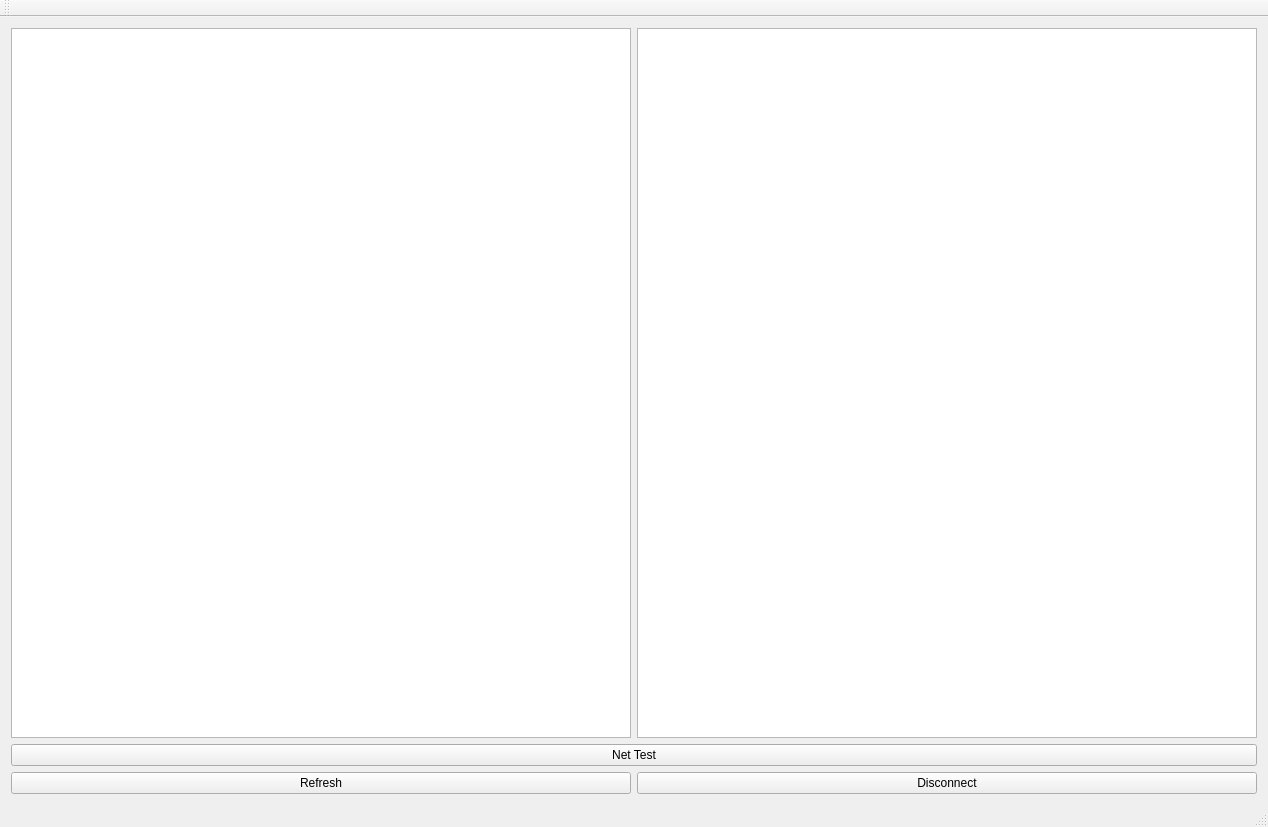
<?xml version="1.0" encoding="UTF-8"?>
<ui version="4.0">
 <class>MainWindow</class>
 <widget class="QMainWindow" name="MainWindow">
  <property name="geometry">
   <rect>
    <x>0</x>
    <y>0</y>
    <width>1268</width>
    <height>827</height>
   </rect>
  </property>
  <property name="windowTitle">
   <string>MainWindow</string>
  </property>
  <widget class="QWidget" name="centralWidget">
   <layout class="QGridLayout" name="gridLayout">
    <item row="0" column="1">
     <widget class="QListWidget" name="ClientName"/>
    </item>
    <item row="0" column="0">
     <widget class="QListWidget" name="MessageView"/>
    </item>
    <item row="2" column="1">
     <widget class="QPushButton" name="Disconnect">
      <property name="text">
       <string>Disconnect</string>
      </property>
     </widget>
    </item>
    <item row="2" column="0">
     <widget class="QPushButton" name="Refresh">
      <property name="text">
       <string>Refresh</string>
      </property>
     </widget>
    </item>
    <item row="1" column="0" colspan="2">
     <widget class="QPushButton" name="NetTest">
      <property name="text">
       <string>Net Test</string>
      </property>
     </widget>
    </item>
   </layout>
  </widget>
  <widget class="QMenuBar" name="menuBar">
   <property name="geometry">
    <rect>
     <x>0</x>
     <y>0</y>
     <width>1268</width>
     <height>26</height>
    </rect>
   </property>
  </widget>
  <widget class="QToolBar" name="mainToolBar">
   <attribute name="toolBarArea">
    <enum>TopToolBarArea</enum>
   </attribute>
   <attribute name="toolBarBreak">
    <bool>false</bool>
   </attribute>
  </widget>
  <widget class="QStatusBar" name="statusBar"/>
 </widget>
 <layoutdefault spacing="6" margin="11"/>
 <resources/>
 <connections/>
</ui>
